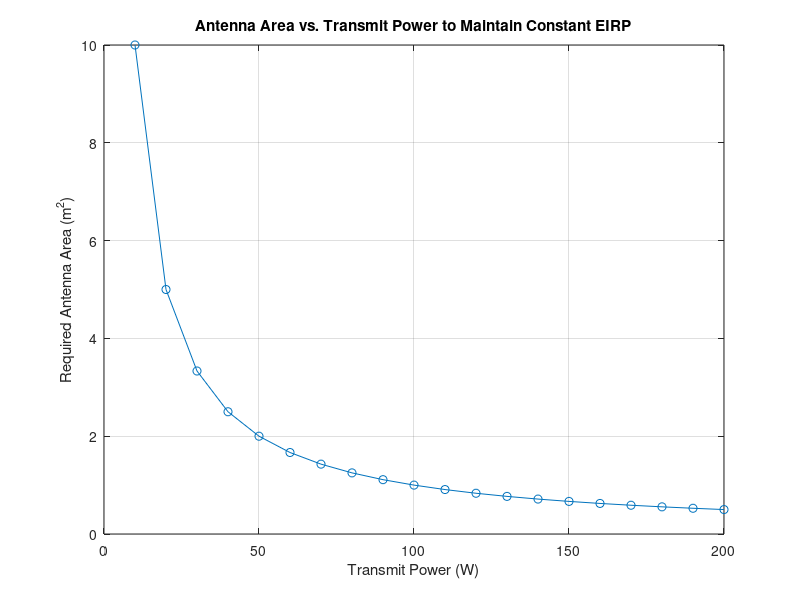

This figure's MATLAB source:
%% Roshan Jaiswal-Ferri
%Section - 01
%Aero 446 HW7: 6/2/25

%% Workspace Prep

%warning off
format long     %Allows for more accurate decimals
close all;      %Clears all
clear all;      %Clears Workspace
clc;            %Clears Command Window

%% Problem 1

% Constants
f = 10e9; %Frequency in Hz
c = 3e8; %Speed of light in m/s
lambda = c / f; % Wavelength in meters
eta = 0.55;
A_baseline = 1; % antenna area m^2
P_baseline = 100; %Tx power w

G_baseline = 10*log10((4*pi*A_baseline*eta)/lambda^2); %gain in dBi

EIRP_baseline = 10*log10(P_baseline) + G_baseline;

P_values = 10:10:200; %Transmit power values (W)
A_values = zeros(size(P_values)); %Antenna area 

% Calculate required antenna area for each transmit power
for i = 1:length(P_values)
    G_required = EIRP_baseline - 10*log10(P_values(i));
    A_values(i) = (lambda^2/(4*pi*eta))*10^(G_required/10);
end

% Plot results
figure;
plot(P_values, A_values, '-o');
grid on;
xlabel('Transmit Power (W)');
ylabel('Required Antenna Area (m^2)');
title('Antenna Area vs. Transmit Power to Maintain Constant EIRP');

%% Problem 2

Re = 6378;
Rgeo = 36000; %km
c = 3e8; %speed light m/s
fc = 4e9; %4Ghz
lambda = c/fc;
b = 50e6; %50 mhz
Ptx = 75; %w
OBO = 3; %dB
LineLoss = 2; %dB
Gr = 21; %dB
F = 3; %dB
phi = 60; %deg
Cn = 10; %dB

z = Re*cosd(phi);
y = Re*sind(phi);
x = Rgeo + Re - z;
FOR = 2*atand(y/x);

beamwidth = deg2rad(FOR);

d = (1.22*lambda)/beamwidth;

disp(['Diameter of Recieving Antenna: ', num2str(d)])

% 10^(dB/10)

%Cn = EIRP + (Gr/Ts) - Ls + 228.6 - (10*log10(B));
